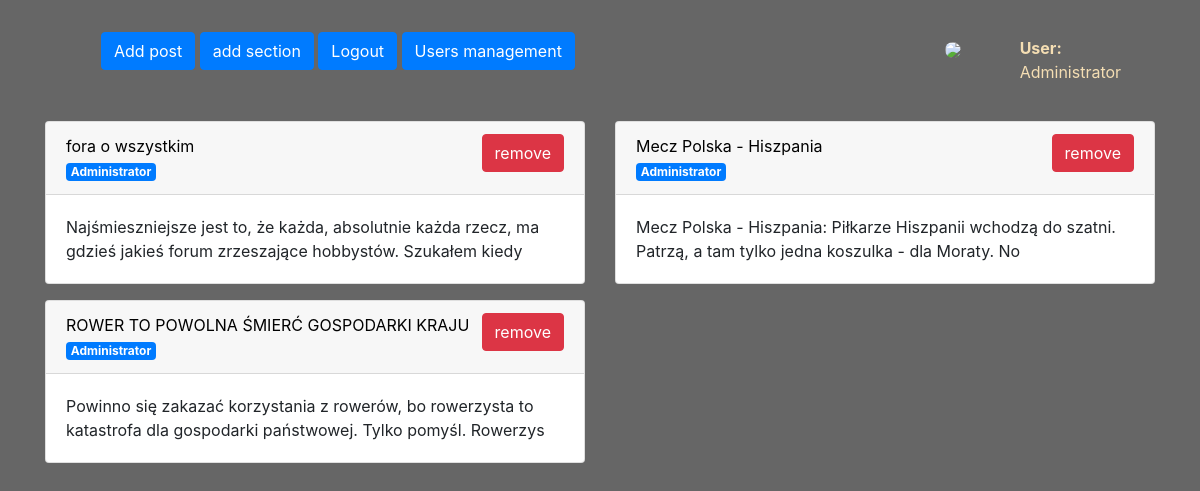
Page /dzial/1 (signed in) on the committed database.
### app.py (models this page shows, shortened)
class Urzyszkodnik(Base):
     __tablename__='urzyszkodniki'
     id = Column(Integer, primary_key=True)
     name = Column(String, unique=True)
     password = Column(String, nullable=False)
     rola = Column(Integer, nullable=False, default=0)

class Post(Base):
     __tablename__="posty"
     id=Column(Integer, primary_key=True)
     tytul = Column(String)
     tresc = Column(String)
     autorid=Column(Integer, ForeignKey(Urzyszkodnik.id))
     dzialid=Column(Integer, ForeignKey(Dzial.id))
     create_date=Column(DateTime(timezone=False), server_default=func.now())

### app.py (the view)
@app.route("/dzial/<postid>")
def dzial(postid):
     autors.clear()
     posty=session.query(Post).filter(Post.dzialid == postid).all()
     usersmanagment=sprawdzenierangi("usersmanagment")
     postmanagment=sprawdzenierangi('postmanagment')
     try:
          login=flasksession["user_name"]
     except:
          login="Not logged in"
          usersmanagment=False
     for i in posty:
          try:
               autors.append(session.query(Urzyszkodnik).filter(Urzyszkodnik.id == i.autorid).first().name)
          except:
               autors.append("autor nieznany/usunięty")
     return(render_template("index.html",
      dzialy=posty,
      autors=autors,
      login=login,
      usersmanagment=usersmanagment,
      postmanagment=postmanagment,
      iloscdzialow=len(posty),
      dzialid=postid,
      typ="post"
     ))

### app.py (called while the page is built)
def sprawdzenierangi(uprawnienie):
     permited=False
     try:
          rola=session.query(Urzyszkodnik).filter(Urzyszkodnik.id == flasksession["user_id"]).first().rola
          permited=getattr(session.query(Ranga).filter(Ranga.id == rola).first(), str(uprawnienie))
     except:
          None
     if not permited == True:
          permited == False
     return(permited)

### templates/index.html (shortened to what this page needs)
<!doctype html>
  {% block head %}
<html>
  <head>
        <link rel="stylesheet" href="https://cdn.jsdelivr.net/npm/bootstrap@4.6.0/dist/css/bootstrap.min.css">
    <link href="{{ url_for('static', filename='style.css') }}" rel="stylesheet">
  </head>
  {% endblock %}
  <body>
    <div class="container">
      <nav class="navbar">
        <ul>
          {% if not login == "Not logged in" %}
          <a href="url_for('addpost')"><button class="btn btn-primary"> Add post </button></a>
          {% if postmanagment %}
          <a href="{{url_for('adddzial')}}"><button class="btn btn-primary">add section</button></button></a>
          {% endif %}
          <a href="/logout"><button class="btn btn-primary">Logout</button></a>
            {% if usersmanagment %}
            <a href="/admin/users"><button class="btn btn-primary">Users management</button></a>
            {% endif %}
          {% else %}
          <a href="/rejestracja"><button class="btn btn-primary"> Register </button></a>
          <a href="/login"><button class="btn btn-primary">Log in</button></a>
          {% endif %}
        </ul>
        <a href="{{url_for('zarzadzaniekontem')}}">
        <ul class="nav navbar-nav">
          <div class="row">
          <div class="col-4">
          <img class="profilephoto rounded-circle" src="{{url_for('profilowka')}}">
          </div>
            <div class="col-8">
            <b>User:</b> {{login}}
          </div>
          </div>
        </ul>
      </a>
      </nav>
      <div class="row">
       {% for i in range(iloscdzialow) %}
        <div class="col-12, col-md-6 col-sm-offset-1">
          <div class="card">
            <div class="card-header">
              {% if postmanagment %}
              {%if typ=="post"%}
              <a style="float: right;"  href="{{ url_for('removepost', postid=dzialy[i].id) }}"><button class="btn btn-danger">remove</button></a>
              {% else %}
              <a style="float: right;"  href="{{ url_for('removedzial', dzialid=dzialy[i].id) }}"><button class="btn btn-danger">remove</button></a>
              {% endif %}
              {% endif %}
            <a href="{{url_for(typ, postid=dzialy[i].id)}}">
              {{dzialy[i].tytul}}
            </a>
              {% if typ == "post" %}
              <br>
              <div class="badge badge-primary">{{autors[i]}}</div>
              {% endif %}
            </div>
            <div class="card-body">{{dzialy[i].tresc[:120]}}</div>
          </div>
        </div>
        {% endfor %}
      </div>
    </div>
  </body>
</html>

### static/style.css (style rules this page uses)
.container { margin-top: 2%; }
.row { margin-top: 1%; }
body { background-color: #666; }
a { text-decoration: None; color: black; }
.nav { color: wheat; }
.col-sm-offset-1 { margin-top: 1em; }

### templates/index.html (style rules this page uses)
.profilephoto { height: auto; width: 50px; }

### rows in the picture
Urzyszkodnik: name "Administrator", name "Administrator" "Administrator" "Administrator"
Post: tytul "fora o wszystkim", tresc "Najśmieszniejsze jest to, że każda, absolutnie każda rzecz, ma gdzieś jakieś forum zrzeszające hobbystów. Szukałem kiedy"
Post: tytul "Mecz Polska - Hiszpania", tresc "Mecz Polska - Hiszpania: Piłkarze Hiszpanii wchodzą do szatni. Patrzą, a tam tylko jedna koszulka - dla Moraty. No"
Post: tytul "ROWER TO POWOLNA ŚMIERĆ GOSPODARKI KRAJU", tresc "Powinno się zakazać korzystania z rowerów, bo rowerzysta to katastrofa dla gospodarki państwowej. Tylko pomyśl. Rowerzys"
